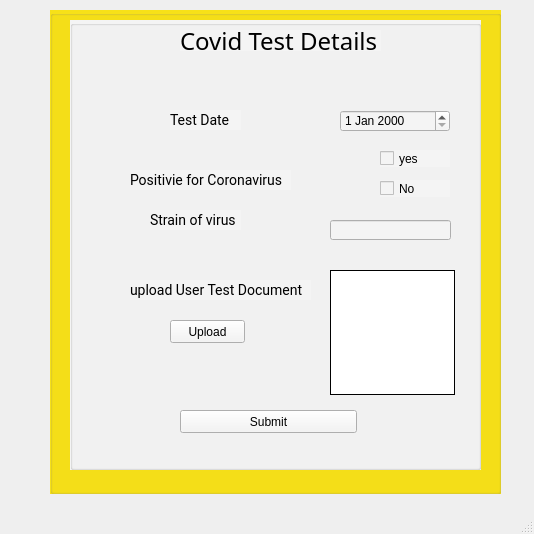
<?xml version="1.0" encoding="UTF-8"?>
<ui version="4.0">
 <class>CitezinCovidTest</class>
 <widget class="QMainWindow" name="CitezinCovidTest">
  <property name="geometry">
   <rect>
    <x>0</x>
    <y>0</y>
    <width>534</width>
    <height>534</height>
   </rect>
  </property>
  <property name="windowTitle">
   <string>MainWindow</string>
  </property>
  <widget class="QWidget" name="centralwidget">
   <widget class="QGroupBox" name="groupBox">
    <property name="geometry">
     <rect>
      <x>50</x>
      <y>10</y>
      <width>451</width>
      <height>484</height>
     </rect>
    </property>
    <property name="styleSheet">
     <string notr="true">background-color: rgb(247, 225, 24);</string>
    </property>
    <property name="title">
     <string/>
    </property>
    <widget class="QGroupBox" name="groupBox_2">
     <property name="geometry">
      <rect>
       <x>20</x>
       <y>10</y>
       <width>411</width>
       <height>450</height>
      </rect>
     </property>
     <property name="styleSheet">
      <string notr="true">
background-color: rgb(244, 244, 244);</string>
     </property>
     <property name="title">
      <string/>
     </property>
     <widget class="QLabel" name="label">
      <property name="geometry">
       <rect>
        <x>110</x>
        <y>10</y>
        <width>201</width>
        <height>21</height>
       </rect>
      </property>
      <property name="styleSheet">
       <string notr="true">font-family: Nunito;
font-style: normal;
font-weight: normal;
font-size: 24px;
line-height: 33px;</string>
      </property>
      <property name="text">
       <string>Covid Test Details</string>
      </property>
     </widget>
     <widget class="QLabel" name="label_2">
      <property name="geometry">
       <rect>
        <x>100</x>
        <y>90</y>
        <width>71</width>
        <height>20</height>
       </rect>
      </property>
      <property name="styleSheet">
       <string notr="true">font-family: Roboto;
font-style: normal;
font-weight: normal;
font-size: 14px;
line-height: 16px;</string>
      </property>
      <property name="text">
       <string>Test Date</string>
      </property>
     </widget>
     <widget class="QLabel" name="label_3">
      <property name="geometry">
       <rect>
        <x>60</x>
        <y>150</y>
        <width>161</width>
        <height>20</height>
       </rect>
      </property>
      <property name="styleSheet">
       <string notr="true">font-family: Roboto;
font-style: normal;
font-weight: normal;
font-size: 14px;
line-height: 16px;</string>
      </property>
      <property name="text">
       <string>Positivie for Coronavirus</string>
      </property>
     </widget>
     <widget class="QLabel" name="label_4">
      <property name="geometry">
       <rect>
        <x>80</x>
        <y>190</y>
        <width>91</width>
        <height>20</height>
       </rect>
      </property>
      <property name="styleSheet">
       <string notr="true">font-family: Roboto;
font-style: normal;
font-weight: normal;
font-size: 14px;
line-height: 16px;</string>
      </property>
      <property name="text">
       <string>Strain of virus</string>
      </property>
     </widget>
     <widget class="QLabel" name="label_5">
      <property name="geometry">
       <rect>
        <x>60</x>
        <y>260</y>
        <width>181</width>
        <height>20</height>
       </rect>
      </property>
      <property name="styleSheet">
       <string notr="true">font-family: Roboto;
font-style: normal;
font-weight: normal;
font-size: 14px;
line-height: 16px;</string>
      </property>
      <property name="text">
       <string>upload User Test Document</string>
      </property>
     </widget>
     <widget class="QCheckBox" name="checkBox">
      <property name="geometry">
       <rect>
        <x>310</x>
        <y>130</y>
        <width>70</width>
        <height>17</height>
       </rect>
      </property>
      <property name="text">
       <string>yes</string>
      </property>
     </widget>
     <widget class="QCheckBox" name="checkBox_2">
      <property name="geometry">
       <rect>
        <x>310</x>
        <y>160</y>
        <width>70</width>
        <height>17</height>
       </rect>
      </property>
      <property name="text">
       <string>No </string>
      </property>
     </widget>
     <widget class="QLineEdit" name="lineEdit">
      <property name="geometry">
       <rect>
        <x>260</x>
        <y>200</y>
        <width>121</width>
        <height>20</height>
       </rect>
      </property>
     </widget>
     <widget class="QLabel" name="label_6">
      <property name="geometry">
       <rect>
        <x>260</x>
        <y>250</y>
        <width>125</width>
        <height>125</height>
       </rect>
      </property>
      <property name="styleSheet">
       <string notr="true">background: #FFFFFF;
border: 1px solid #000000;
box-sizing: border-box;</string>
      </property>
      <property name="text">
       <string/>
      </property>
     </widget>
     <widget class="QPushButton" name="pushButton">
      <property name="geometry">
       <rect>
        <x>100</x>
        <y>300</y>
        <width>75</width>
        <height>23</height>
       </rect>
      </property>
      <property name="text">
       <string>Upload</string>
      </property>
     </widget>
     <widget class="QPushButton" name="pushButton_2">
      <property name="geometry">
       <rect>
        <x>110</x>
        <y>390</y>
        <width>177</width>
        <height>23</height>
       </rect>
      </property>
      <property name="text">
       <string>Submit</string>
      </property>
     </widget>
     <widget class="QDateEdit" name="dateEdit">
      <property name="geometry">
       <rect>
        <x>270</x>
        <y>90</y>
        <width>110</width>
        <height>22</height>
       </rect>
      </property>
     </widget>
    </widget>
   </widget>
  </widget>
  <widget class="QMenuBar" name="menubar">
   <property name="geometry">
    <rect>
     <x>0</x>
     <y>0</y>
     <width>534</width>
     <height>20</height>
    </rect>
   </property>
  </widget>
  <widget class="QStatusBar" name="statusbar"/>
 </widget>
 <resources/>
 <connections/>
</ui>
